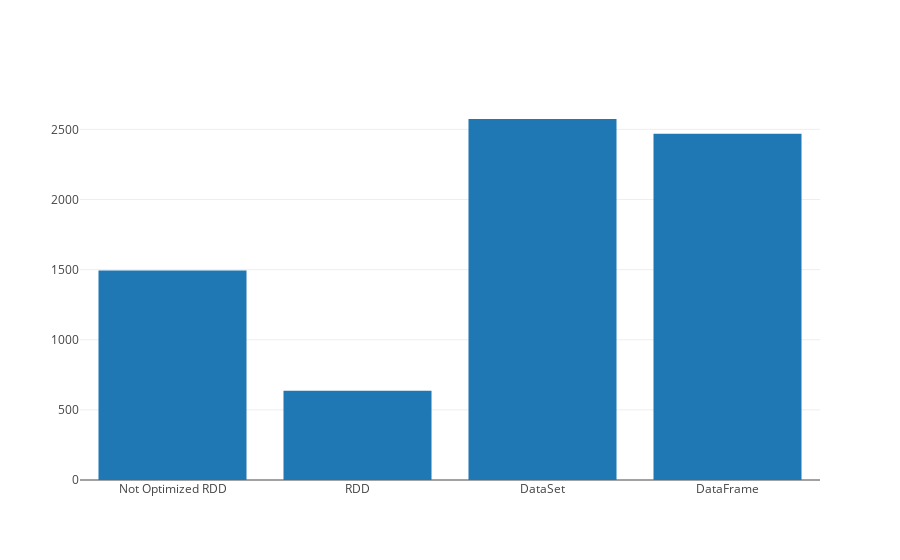

Notebook cell for this chart:
### Markdown cell above
# Visualización de eficiencia

### Code cell
val (x, y) = Seq(
    "Not Optimized RDD" -> runWithOutput(notOptimizedRDD.collect()),
    "RDD" -> runWithOutput(meanInfectionsRDD.collect()),
    "DataSet" -> runWithOutput(meanInfectionsperKM2DS.collect),
    "DataFrame" -> runWithOutput(meanInfectionsperKM2DF.collect)
).unzip

Bar(x, y).plot()

### Figure 1 — Plotly figure (JSON) as saved in the notebook; plotly's stock layout.template omitted (floating-point values rounded to 4 significant figures)
{"data": [{"type": "bar", "x": ["Not Optimized RDD", "RDD", "DataSet", "DataFrame"], "y": [1493, 637, 2574, 2468]}], "layout": {}}
